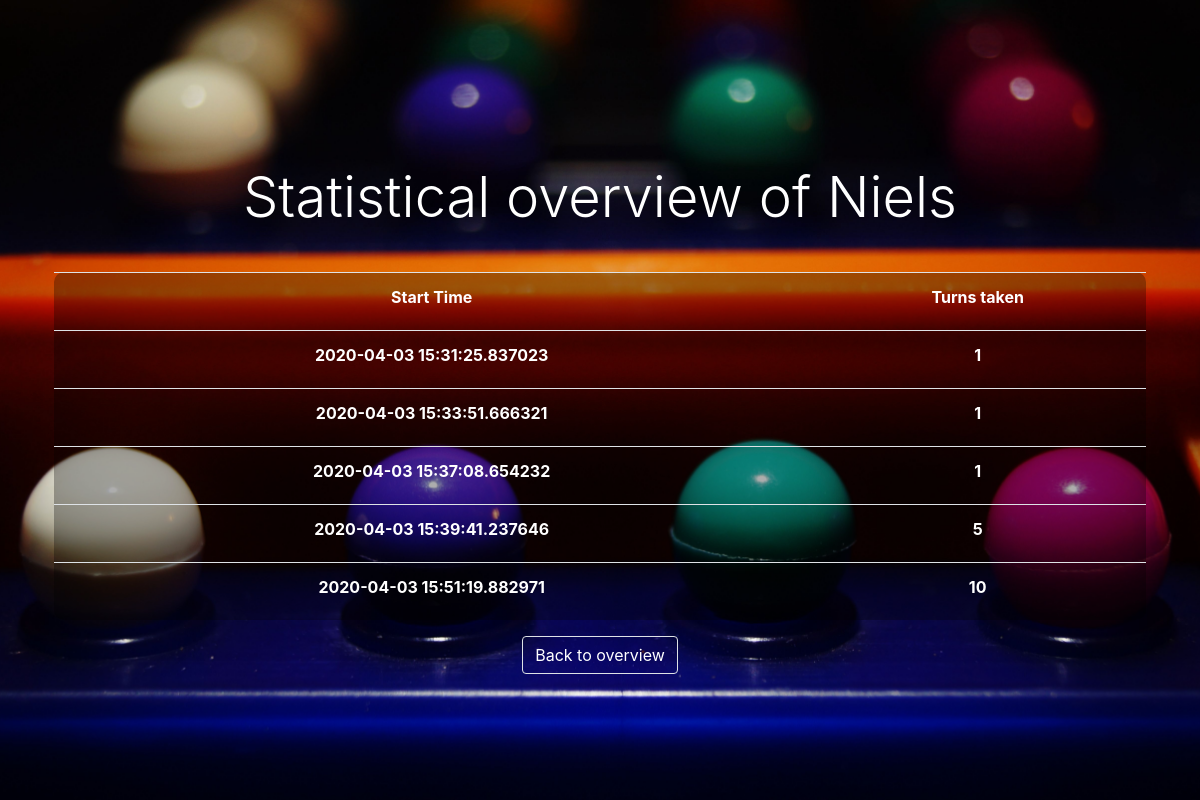
The page /statistics/Niels on the database its author committed.
### tables this page shows
CREATE TABLE `Game` (
  `id` INTEGER PRIMARY KEY AUTOINCREMENT NOT NULL,
  `username` VARCHAR(45) NOT NULL,
  `guess_amount` INTEGER NOT NULL,
  `has_cheated` TINYINT NOT NULL,
  `start_time` DATETIME NOT NULL
);

### Main.py (the view)
@app.route('/statistics/<username>')
def details(username):
    name = str(username)
    rows = controller.get_details_of_player(name)
    return render_template('detailedstatistics.html', name=name, rows=enumerate(rows))

### controllers/MainController.py (called while the page is built)
    def get_details_of_player(self, username):
        db = DB()
        rows = db.query('SELECT username, start_time, guess_amount from Game where username = ? and guess_amount != 0',
                        (username,))
        db.close()
        return rows

### models/DB.py (called while the page is built)
    def open_db(self):
        self.db = sqlite3.connect(os.path.abspath('./mastermind.db'))
        print(self.db)
        self.cursor = self.db.cursor()
        self.connected = True

    def query(self, query, bindings=None):
        self.open_db()
        curs = self.db.cursor()
        if bindings:
            curs.execute(query, bindings)
        else:
            curs.execute(query)
        return curs.fetchall()

    def close(self):
        self.db.commit()
        self.db.close()
        self.connected = False

### templates/detailedstatistics.html (shortened to what this page needs)
<!DOCTYPE html>
<html lang="en">
<head>
    <link rel="stylesheet" href="https://stackpath.bootstrapcdn.com/bootstrap/4.3.1/css/bootstrap.min.css"
>
    <link rel="stylesheet" href="{{ url_for('static', filename='css/main.css') }}">
</head>
<body>
<section id="cover" class="min-vh-100">
    <div id="cover-caption">
        <div class="container">
            <h1 class="display-4 py-2 text-truncate text-white text-center">Statistical overview of {{name}}</h1>
            <div class="row text-white">
                <div class="col-xl-12 col-lg-12 col-md-12 col-sm-12 mx-auto text-center form p-4">
                    <table class="table lightdarkbg text-white">
                        <tr>
                            <th>
                                Start Time
                            </th>
                            <th>
                                Turns taken
                            </th>
                        </tr>
                        {% for i, row in rows%}
                        <tr class="text-white">
                            <th>
                                {{row[1]}}
                            </th>
                            <th>
                                {{row[2]}}
                            </th>
                        </tr>
                        {% endfor %}
                    </table>
                    <a class="text-decoration-none" href="/statistics">
                        <button class="btn text-white border">
                            Back to overview
                        </button>
                    </a>
                </div>
            </div>
        </div>
    </div>
</section>
</body>
</html>

### static/css/main.css (style rules this page uses)
#cover { display: flex; flex-direction: column; justify-content: center; align-items: center; position: relative; background: url('/static/images/mastermind_bg.jpg') no-repeat center; background-size: cover; width: 100%; height: 100%; }
#cover-caption { width: 100%; position: relative; z-index: 1; }
.lightdarkbg { content: ''; height: 100%; left: 0; top: 0; width: 100%; background-color: rgba(0, 0, 0, 0.3); z-index: -1; border-radius: 10px; }

### rows shown on the page
Game: start_time "2020-04-03 15:31:25.837023", guess_amount "1"
Game: start_time "2020-04-03 15:33:51.666321", guess_amount "1"
Game: start_time "2020-04-03 15:37:08.654232", guess_amount "1"
Game: start_time "2020-04-03 15:39:41.237646", guess_amount "5"
Game: start_time "2020-04-03 15:51:19.882971", guess_amount "10"

### other values the page prints
{{ name }} "Niels"
